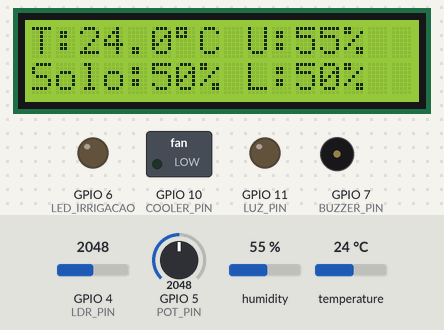
Bench run of a sketch on a simulated ESP32-S3. Parts: 16×2 character LCD, switched loads named in the sketch (green lamp = pin HIGH), output pins drawn as LEDs (lit = HIGH), buzzer (waves = sounding, pin HIGH). The inputs (shaded band) are chosen by the test bench; at power-on: temperature 24 °C, GPIO 5 (POT_PIN) = 2048, GPIO 4 (LDR_PIN) = 2048, humidity 55 %. WiFi joins after 1.5 s; servers stay silent unless stated; what the sketch prints to the serial monitor is not drawn.

Above: at 5.8 s.
5.9 s: temperature set to 29 °C
At 7.8 s:
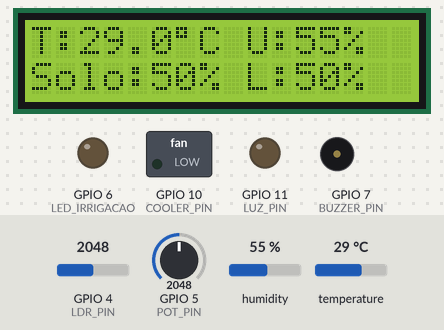
8.2 s: temperature set to 32 °C
At 9.9 s:
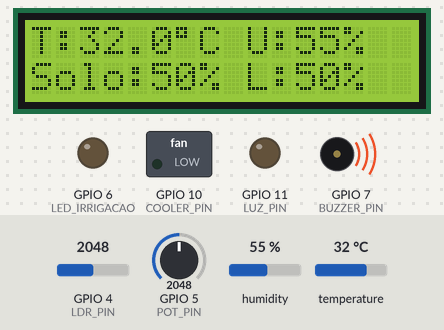
10.2 s: GPIO 5 (POT_PIN) set to 325
At 11.4 s:
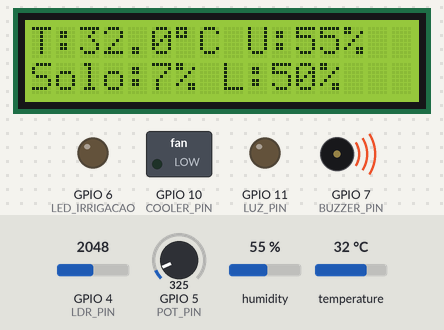
11.7 s: GPIO 5 (POT_PIN) set to 276
At 12.2 s:
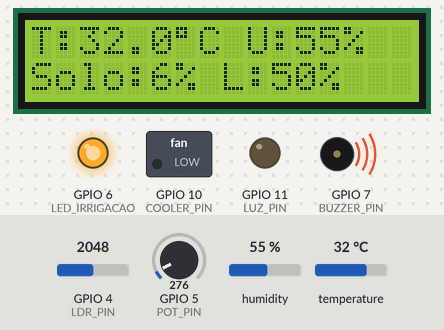
13.2 s: temperature set to 12 °C
At 15.8 s:
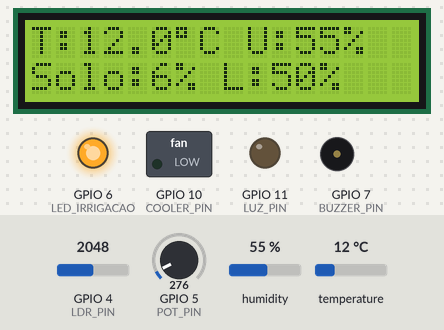
16.3 s: GPIO 4 (LDR_PIN) set to 2866
At 16.9 s:
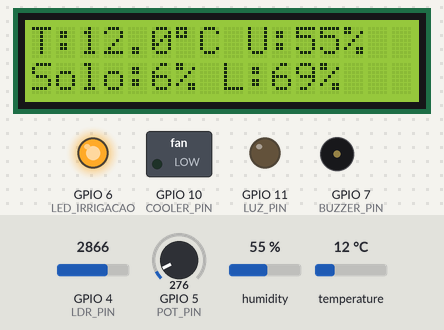
Timing chart, 0 to 18.8 s (numbered marks = the images above; inputs shaded):
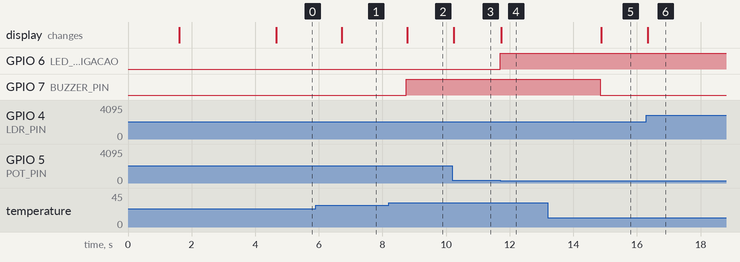

Measured:
- the behaviour switches between 30 and 31 °C on temperature (found by bisection; images 1 and 2)
- the behaviour switches between 300 and 299 on GPIO 5 (POT_PIN) (found by bisection; images 3 and 4)
- after the input at 5.9 s, the display: changes after 0.82 s (image 1)
- after the input at 8.2 s, GPIO 7 (BUZZER_PIN): LOW → HIGH after 0.54 s; the display: changes after 0.57 s (image 2)
- after the input at 10.2 s, the display: changes after 0.05 s (image 3)
- after the input at 11.7 s, GPIO 6 (LED_IRRIGACAO): LOW → HIGH at once; the display: changes at once (image 4)
- after the input at 13.2 s, GPIO 7 (BUZZER_PIN): HIGH → LOW after 1.6 s; the display: changes after 1.7 s (image 5)
- after the input at 16.3 s, the display: changes at once (image 6)

The sketch:

estufa_esp32.ino
```cpp
#include <Arduino.h>
#include <Wire.h>
#include <LiquidCrystal_I2C.h>
#include <DHT.h>
#include <WiFi.h>
#include <WebServer.h>

// ==========================================
// CONFIGURAÇÕES DE REDE (WI-FI)
// ==========================================
const char* ssid = "NOME_DA_SUA_REDE";      // Cole o nome da sua rede Wi-Fi aqui
const char* password = "SENHA_DA_SUA_REDE";  // Cole a senha da sua rede Wi-Fi aqui

WebServer server(80);

// ==========================================
// MAPEAMENTO DE HARDWARE (ESP32-S3)
// ==========================================
#define DHTPIN        15      // Entrada de dados do sensor DHT
#define DHTTYPE       DHT11   // Modelo do sensor (DHT11)
#define LDR_PIN       4       // Leitura analógica de luminosidade (ADC1)
#define POT_PIN       5       // Leitura analógica de umidade do solo (ADC1)

#define LED_IRRIGACAO 6       // Pino da Bomba de Irrigação
#define BUZZER_PIN    7       // Sinal de acionamento do alarme sonoro
#define COOLER_PIN    10      // Pino do Cooler/Exaustão
#define LUZ_PIN       11      // Pino da Iluminação Grow Light

// Configuração I2C do Display LCD
#define I2C_SDA       8
#define I2C_SCL       9

// Limites operacionais
#define TEMP_LIMITE_ALTA 30.0
#define SOLO_CRITICO     300

LiquidCrystal_I2C lcd(0x27, 16, 2);
DHT dht(DHTPIN, DHTTYPE);

// Variáveis globais
float temperatura = 0.0;
float umidade = 0.0;
int leituraLDR = 0;
int leituraSolo = 0;
int pctSolo = 0;
int pctLuz = 0;

bool bombaManual = false;
bool coolerManual = false;
bool luzManual = false;

// Função para liberar acesso CORS do navegador
void setCORS() {
  server.sendHeader("Access-Control-Allow-Origin", "*");
  server.sendHeader("Access-Control-Allow-Methods", "GET, POST, OPTIONS");
  server.sendHeader("Access-Control-Allow-Headers", "Content-Type");
}

// Rota /data -> Envia todas as leituras em JSON
void handleData() {
  setCORS();
  String json = "{";
  json += "\"temp\":" + String(temperatura) + ",";
  json += "\"umidade\":" + String(umidade) + ",";
  json += "\"luz\":" + String(pctLuz) + ",";
  json += "\"soloPct\":" + String(pctSolo) + ",";
  json += "\"bombaState\":" + String(digitalRead(LED_IRRIGACAO) == HIGH ? "true" : "false") + ",";
  json += "\"coolerState\":" + String(digitalRead(COOLER_PIN) == HIGH ? "true" : "false") + ",";
  json += "\"luzState\":" + String(digitalRead(LUZ_PIN) == HIGH ? "true" : "false");
  json += "}";

  server.send(200, "application/json", json);
}

// Rota /toggle -> Recebe comandos de liga/desliga do site
void handleToggle() {
  setCORS();
  if (server.hasArg("type") && server.hasArg("state")) {
    String type = server.arg("type");
    bool state = server.arg("state") == "1";

    if (type == "bomba") {
      bombaManual = state;
      digitalWrite(LED_IRRIGACAO, state ? HIGH : LOW);
    } else if (type == "cooler") {
      coolerManual = state;
      digitalWrite(COOLER_PIN, state ? HIGH : LOW);
    } else if (type == "luz") {
      luzManual = state;
      digitalWrite(LUZ_PIN, state ? HIGH : LOW);
    }
  }
  server.send(200, "text/plain", "OK");
}

void setup() {
  Serial.begin(115200);

  pinMode(LED_IRRIGACAO, OUTPUT);
  pinMode(BUZZER_PIN, OUTPUT);
  pinMode(COOLER_PIN, OUTPUT);
  pinMode(LUZ_PIN, OUTPUT);

  digitalWrite(LED_IRRIGACAO, LOW);
  digitalWrite(BUZZER_PIN, LOW);
  digitalWrite(COOLER_PIN, LOW);
  digitalWrite(LUZ_PIN, LOW);

  Wire.begin(I2C_SDA, I2C_SCL);

  lcd.init();
  lcd.backlight();
  lcd.setCursor(0, 0);
  lcd.print("Conectando WiFi");

  WiFi.begin(ssid, password);
  while (WiFi.status() != WL_CONNECTED) {
    delay(500);
    Serial.print(".");
  }

  Serial.println("\nWi-Fi Conectado!");
  Serial.print("Endereço IP do ESP32: ");
  Serial.println(WiFi.localIP());

  lcd.clear();
  lcd.setCursor(0, 0);
  lcd.print("IP da Estufa:");
  lcd.setCursor(0, 1);
  lcd.print(WiFi.localIP());

  dht.begin();

  server.on("/data", handleData);
  server.on("/toggle", handleToggle);

  // Trata requisições OPTIONS do navegador (pré-voo do CORS)
  server.onNotFound([]() {
    if (server.method() == HTTP_OPTIONS) {
      setCORS();
      server.send(204);
    } else {
      server.send(404, "text/plain", "Not Found");
    }
  });

  server.begin();
  delay(3000);
  lcd.clear();
}

void loop() {
  server.handleClient();

  // Leitura contínua dos sensores
  temperatura = dht.readTemperature();
  umidade = dht.readHumidity();
  leituraLDR = analogRead(LDR_PIN);
  leituraSolo = analogRead(POT_PIN);

  if (isnan(temperatura) || isnan(umidade)) {
    temperatura = 0.0;
    umidade = 0.0;
  }

  pctSolo = map(leituraSolo, 0, 4095, 0, 100);
  pctLuz = map(leituraLDR, 0, 4095, 0, 100);

  // Lógica de acionamento automático
  if (!bombaManual) {
    digitalWrite(LED_IRRIGACAO, (leituraSolo < SOLO_CRITICO) ? HIGH : LOW);
  }

  if (temperatura > TEMP_LIMITE_ALTA) {
    digitalWrite(BUZZER_PIN, HIGH);
  } else {
    digitalWrite(BUZZER_PIN, LOW);
  }

  // Atualização do LCD
  lcd.setCursor(0, 0);
  lcd.print("T:");
  lcd.print(temperatura, 1);
  lcd.print((char)223);
  lcd.print("C U:");
  lcd.print(umidade, 0);
  lcd.print("%   ");

  lcd.setCursor(0, 1);
  lcd.print("Solo:");
  lcd.print(pctSolo);
  lcd.print("% L:");
  lcd.print(pctLuz);
  lcd.print("%   ");
}
```
